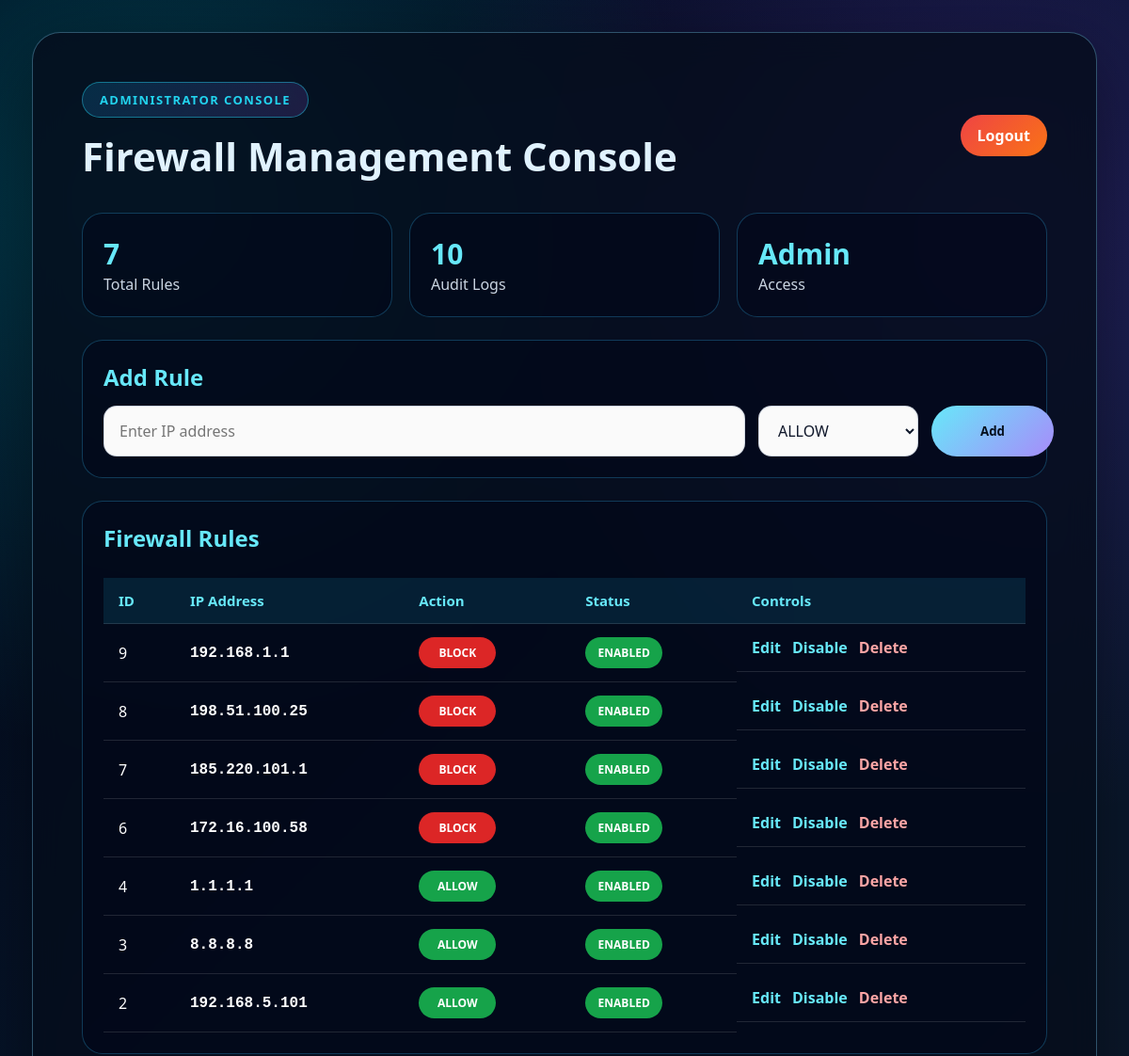
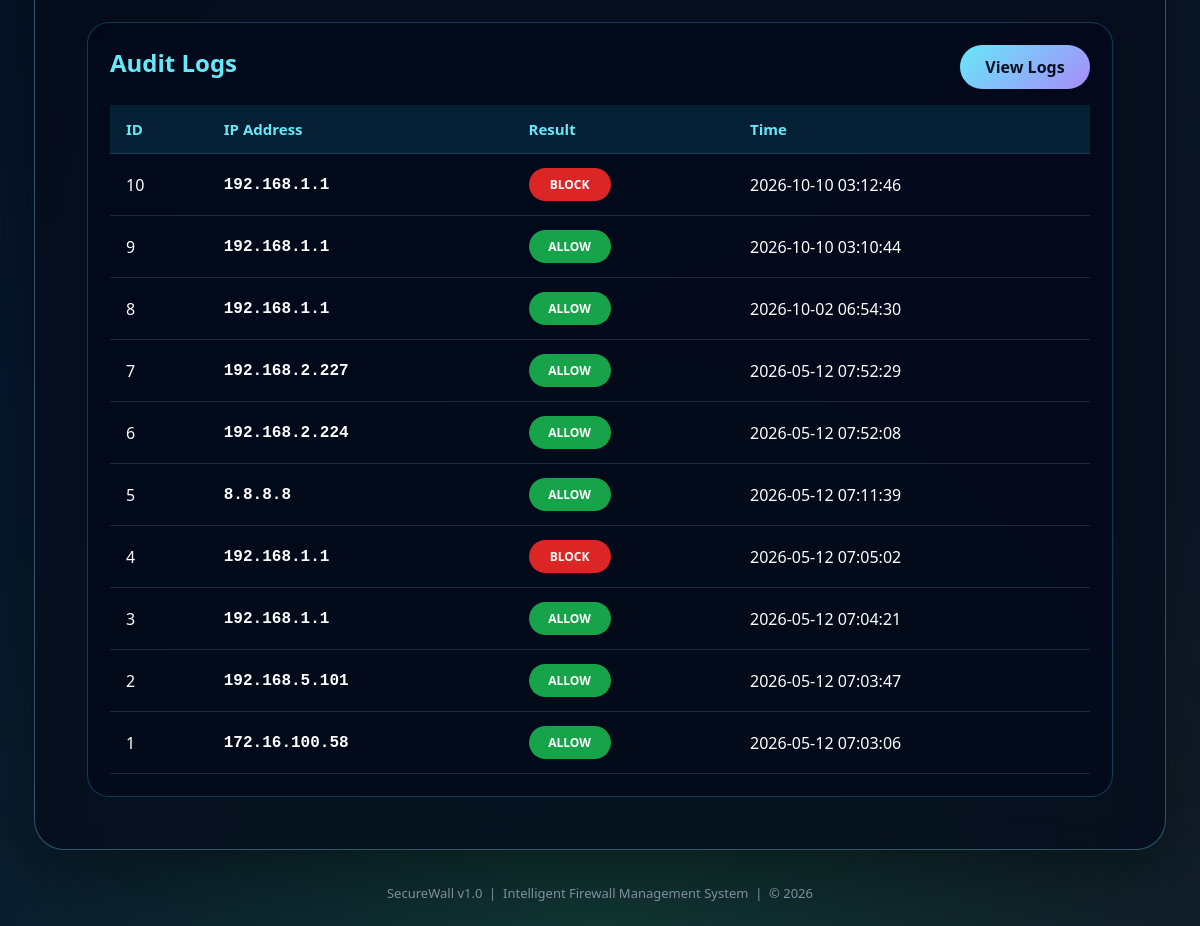
/admin (signed in), run on the app's committed database (2 pictures, top to bottom).
### tables this page shows
CREATE TABLE rules (
            id INTEGER PRIMARY KEY AUTOINCREMENT,
            ip TEXT UNIQUE,
            action TEXT
        , enabled INTEGER DEFAULT 1);

CREATE TABLE logs (
            id INTEGER PRIMARY KEY AUTOINCREMENT,
            ip TEXT,
            result TEXT,
            scanned_at TIMESTAMP DEFAULT CURRENT_TIMESTAMP
        );

### app.py (the view)
@app.route("/admin")
@admin_required
def admin_dashboard():
    conn = get_connection()
    c = conn.cursor()
    c.execute("SELECT id, ip, action, enabled FROM rules ORDER BY id DESC")
    rules_data = c.fetchall()
    c.execute("SELECT id, ip, result, scanned_at FROM logs ORDER BY id DESC LIMIT 10")
    recent_logs = c.fetchall()
    conn.close()
    return render_template("admin_dashboard.html", rules=rules_data, logs=recent_logs)

### app.py (called while the page is built)
def get_connection():
    return sqlite3.connect(DATABASE)

def admin_required(view_function):
    @wraps(view_function)
    def wrapper(*args, **kwargs):
        if not session.get("admin_logged_in"):
            flash("Please login as admin first.")
            return redirect(url_for("admin_login"))
        return view_function(*args, **kwargs)
    return wrapper

### templates/admin_dashboard.html (shortened to what this page needs)
{% extends "base.html" %}
{% set title = "SecureWall Admin Console" %}
{% block content %}
<section class="panel wide-panel">
    <div class="dashboard-header">
        <div>
            <div class="hero-badge">Administrator Console</div>
            <h1>Firewall Management Console</h1>
        </div>
        <a class="danger-button" href="{{ url_for('logout') }}">Logout</a>
    </div>
    <div class="quick-stats">
        <div class="stat-card"><span>{{ rules|length }}</span><p>Total Rules</p></div>
        <div class="stat-card"><span>{{ logs|length }}</span><p>Audit Logs</p></div>
        <div class="stat-card"><span>Admin</span><p>Access</p></div>
    </div>
    <div class="form-card">
        <h2>Add Rule</h2>
        <form class="form-row" method="POST" action="{{ url_for('add_rule') }}">
            <input type="text" name="ip" placeholder="Enter IP address" required>
            <select name="action">
                <option value="ALLOW">ALLOW</option>
            </select>
            <button type="submit">Add</button>
        </form>
    </div>
    <div class="table-card">
        <div class="table-title-row">
            <h2>Firewall Rules</h2>
        </div>
        <table>
            <tr>
                <th>ID</th>
                <th>IP Address</th>
                <th>Action</th>
                <th>Status</th>
                <th>Controls</th>
            </tr>
            {% for rule in rules %}
            <tr>
                <td>{{ rule[0] }}</td>
                <td class="ip-cell">{{ rule[1] }}</td>
                <td><span class="badge {{ 'badge-block' if rule[2] == 'BLOCK' else 'badge-allow' }}">{{ rule[2] }}</span></td>
                <td><span class="badge {{ 'badge-allow' if rule[3] == 1 else 'badge-disabled' }}">{{ 'ENABLED' if rule[3] == 1 else 'DISABLED' }}</span></td>
                <td class="action-links">
                    <a href="{{ url_for('edit_rule', rule_id=rule[0]) }}">Edit</a>
                    <a href="{{ url_for('toggle_rule', rule_id=rule[0]) }}">{{ 'Disable' if rule[3] == 1 else 'Enable' }}</a>
                    <a class="delete-link" href="{{ url_for('delete_rule', rule_id=rule[0]) }}">Delete</a>
                </td>
            </tr>
            {% endfor %}
        </table>
    </div>
    <div class="table-card">
        <div class="table-title-row">
            <h2>Audit Logs</h2>
            <a class="secondary-button" href="{{ url_for('logs') }}">View Logs</a>
        </div>
        <table>
            <tr><th>ID</th><th>IP Address</th><th>Result</th><th>Time</th></tr>
            {% for log in logs %}
            <tr>
                <td>{{ log[0] }}</td>
                <td class="ip-cell">{{ log[1] }}</td>
                <td><span class="badge {{ 'badge-block' if log[2] == 'BLOCK' else 'badge-allow' }}">{{ log[2] }}</span></td>
                <td>{{ log[3] }}</td>
            </tr>
            {% endfor %}
        </table>
    </div>
</section>
{% endblock %}

### templates/base.html (shortened to what this page needs)
<!DOCTYPE html>
<html lang="en">
<head>
    <link rel="stylesheet" href="{{ url_for('static', filename='style.css') }}">
</head>
<body>
<div class="page-shell">
    <main class="content-area full-width">
        {% block content %}{% endblock %}
    </main>
    <footer class="app-footer">
        SecureWall v1.0 &nbsp;|&nbsp; Intelligent Firewall Management System &nbsp;|&nbsp; © 2026
    </footer>
</div>
</body>
</html>

### static/style.css (style rules this page uses)
* { margin: 0; padding: 0; box-sizing: border-box; font-family: "Segoe UI", Arial, sans-serif; }
body { min-height: 100vh; color: #f8fbff; background: radial-gradient(circle at 12% 10%, rgba(0, 242, 254, 0.22), transparent 28%), radial-gradient(circle at 88% 12%, rgba(124, 58, 237, 0.24), transparent 30%), radial-gradient(circle at 50% 100%, rgba(34, 197, 94, 0.18), transparent 34%), linear-gradient(135deg, #020617, #07182e 48%, #111827); }
.page-shell { min-height: 100vh; display: flex; flex-direction: column; }
.content-area { padding: 34px; flex: 1; }
.hero-panel, .login-panel, .panel { max-width: 1120px; margin: 0 auto; background: rgba(6, 13, 28, 0.82); border: 1px solid rgba(125, 211, 252, 0.35); border-radius: 30px; padding: 52px; box-shadow: 0 22px 80px rgba(0, 0, 0, 0.45); backdrop-filter: blur(16px); }
.wide-panel { max-width: 1200px; }
.hero-badge, .login-badge { display: inline-block; color: #22d3ee; background: linear-gradient(135deg, rgba(14, 165, 233, 0.18), rgba(168, 85, 247, 0.16)); border: 1px solid rgba(34, 211, 238, 0.45); padding: 9px 18px; border-radius: 999px; font-size: 13px; font-weight: 900; text-transform: uppercase; letter-spacing: 1.4px; margin-bottom: 18px; }
h1 { color: #e0f2fe; font-size: 50px; line-height: 1.08; margin-bottom: 12px; font-weight: 900; }
h2 { color: #67e8f9; margin-bottom: 10px; }
.card-button, .secondary-button, .danger-button, button { display: inline-block; text-decoration: none; border: 0; color: #06111f; background: linear-gradient(135deg, #67e8f9, #a78bfa); padding: 11px 18px; border-radius: 999px; font-weight: 900; cursor: pointer; transition: 0.2s; min-width: 130px; text-align: center; }
.danger-button { color: white; background: linear-gradient(135deg, #ef4444, #f97316); min-width: auto; }
.login-form input, .form-row input, .form-row select { width: 100%; padding: 14px 16px; border-radius: 14px; border: 1px solid rgba(148, 163, 184, 0.42); background: rgba(255, 255, 255, 0.98); color: #0f172a; outline: none; font-size: 16px; }
.dashboard-header { display: flex; align-items: center; justify-content: space-between; gap: 22px; margin-bottom: 26px; }
.dashboard-header h1 { text-align: left; font-size: 42px; }
.quick-stats { display: grid; grid-template-columns: repeat(3, 1fr); gap: 18px; margin-bottom: 24px; }
.stat-card, .form-card, .table-card { background: rgba(2, 6, 23, 0.48); border: 1px solid rgba(56, 189, 248, 0.28); border-radius: 22px; padding: 22px; }
.stat-card span { display: block; color: #67e8f9; font-size: 30px; font-weight: 900; }
.stat-card p, .form-card p, .table-card p { color: #cbd5e1; line-height: 1.5; }
.form-row { display: grid; grid-template-columns: 1fr 170px 100px; gap: 14px; margin-top: 14px; }
.table-card { margin-top: 24px; overflow-x: auto; }
.table-title-row { display: flex; justify-content: space-between; align-items: center; gap: 16px; margin-bottom: 16px; }
table { width: 100%; border-collapse: collapse; color: white; min-width: 720px; }
th, td { padding: 14px 16px; border-bottom: 1px solid rgba(255, 255, 255, 0.12); text-align: left; }
th { background: rgba(14, 116, 144, 0.22); color: #67e8f9; font-size: 15px; }
.ip-cell { font-family: Consolas, monospace; font-weight: 800; }
.badge { display: inline-block; min-width: 82px; text-align: center; padding: 8px 12px; border-radius: 999px; font-size: 12px; font-weight: 900; }
.badge-allow { background: #16a34a; }
.badge-block { background: #dc2626; }
.action-links { display: flex; gap: 12px; flex-wrap: wrap; }
.action-links a { color: #67e8f9; text-decoration: none; font-weight: 900; }
.delete-link { color: #fca5a5 !important; }
.app-footer { text-align: center; color: #94a3b8; font-size: 13px; padding: 0 16px 24px 16px; }

### data on the page
rules: id "9", ip "192.168.1.1", action "BLOCK", enabled "ENABLED", enabled "Disable"
rules: id "8", ip "198.51.100.25", action "BLOCK", enabled "ENABLED", enabled "Disable"
rules: id "7", ip "185.220.101.1", action "BLOCK", enabled "ENABLED", enabled "Disable"
rules: id "6", ip "172.16.100.58", action "BLOCK", enabled "ENABLED", enabled "Disable"
rules: id "4", ip "1.1.1.1", action "ALLOW", enabled "ENABLED", enabled "Disable"
rules: id "3", ip "8.8.8.8", action "ALLOW", enabled "ENABLED", enabled "Disable"
rules: id "2", ip "192.168.5.101", action "ALLOW", enabled "ENABLED", enabled "Disable"
logs: id "10", ip "192.168.1.1", result "BLOCK", scanned_at "2026-10-10 03:12:46"
logs: id "9", ip "192.168.1.1", result "ALLOW", scanned_at "2026-10-10 03:10:44"
logs: id "8", ip "192.168.1.1", result "ALLOW", scanned_at "2026-10-02 06:54:30"
logs: id "7", ip "192.168.2.227", result "ALLOW", scanned_at "2026-05-12 07:52:29"
logs: id "6", ip "192.168.2.224", result "ALLOW", scanned_at "2026-05-12 07:52:08"
logs: id "5", ip "8.8.8.8", result "ALLOW", scanned_at "2026-05-12 07:11:39"
logs: id "4", ip "192.168.1.1", result "BLOCK", scanned_at "2026-05-12 07:05:02"
logs: id "3", ip "192.168.1.1", result "ALLOW", scanned_at "2026-05-12 07:04:21"
logs: id "2", ip "192.168.5.101", result "ALLOW", scanned_at "2026-05-12 07:03:47"
logs: id "1", ip "172.16.100.58", result "ALLOW", scanned_at "2026-05-12 07:03:06"

### other printed values
{{ rules|length }} "7"
{{ logs|length }} "10"
